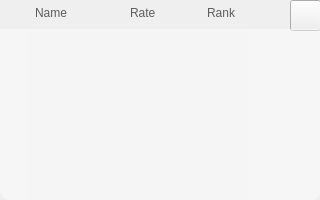
  <widget class="QWidget" name="listWidgetContainer" native="true">
   <property name="geometry">
    <rect>
     <x>146</x>
     <y>190</y>
     <width>320</width>
     <height>200</height>
    </rect>
   </property>
   <property name="minimumSize">
    <size>
     <width>320</width>
     <height>200</height>
    </size>
   </property>
   <property name="maximumSize">
    <size>
     <width>320</width>
     <height>200</height>
    </size>
   </property>
   <property name="styleSheet">
    <string notr="true">#listWidgetContainer {
	border-radius: 10px;
	background-color: rgba(170, 170, 170, 100);
}</string>
   </property>
   <widget class="QListWidget" name="OPListWidget">
    <property name="enabled">
     <bool>true</bool>
    </property>
    <property name="geometry">
     <rect>
      <x>29</x>
      <y>29</y>
      <width>220</width>
      <height>171</height>
     </rect>
    </property>
    <property name="sizePolicy">
     <sizepolicy hsizetype="Expanding" vsizetype="Expanding">
      <horstretch>0</horstretch>
      <verstretch>0</verstretch>
     </sizepolicy>
    </property>
    <property name="font">
     <font>
      <family>Consolas</family>
      <pointsize>12</pointsize>
      <weight>75</weight>
      <bold>true</bold>
     </font>
    </property>
    <property name="styleSheet">
     <string notr="true">background-color: rgba(255, 255, 255, 100);
color: rgb(93, 93, 93);</string>
    </property>
    <property name="frameShape">
     <enum>QFrame::NoFrame</enum>
    </property>
    <property name="tabKeyNavigation">
     <bool>true</bool>
    </property>
   </widget>
   <widget class="QPushButton" name="closeOPButton">
    <property name="enabled">
     <bool>true</bool>
    </property>
    <property name="geometry">
     <rect>
      <x>290</x>
      <y>0</y>
      <width>31</width>
      <height>31</height>
     </rect>
    </property>
    <property name="cursor">
     <cursorShape>PointingHandCursor</cursorShape>
    </property>
    <property name="styleSheet">
     <string notr="true">border-image: url(:/close);</string>
    </property>
    <property name="text">
     <string/>
    </property>
   </widget>
   <widget class="QPushButton" name="OPReloadButton">
    <property name="geometry">
     <rect>
      <x>250</x>
      <y>1</y>
      <width>31</width>
      <height>31</height>
     </rect>
    </property>
    <property name="cursor">
     <cursorShape>PointingHandCursor</cursorShape>
    </property>
    <property name="styleSheet">
     <string notr="true">border-image: url(:/reload);</string>
    </property>
    <property name="text">
     <string/>
    </property>
    <property name="flat">
     <bool>true</bool>
    </property>
   </widget>
   <widget class="QLabel" name="onlineNameLabel">
    <property name="geometry">
     <rect>
      <x>35</x>
      <y>3</y>
      <width>54</width>
      <height>20</height>
     </rect>
    </property>
    <property name="styleSheet">
     <string notr="true">font: 75 14pt &quot;Consolas&quot;;
color: rgb(93, 93, 93);</string>
    </property>
    <property name="text">
     <string>Name</string>
    </property>
   </widget>
   <widget class="QLabel" name="onlineRankLabel">
    <property name="geometry">
     <rect>
      <x>207</x>
      <y>3</y>
      <width>54</width>
      <height>20</height>
     </rect>
    </property>
    <property name="styleSheet">
     <string notr="true">font: 75 14pt &quot;Consolas&quot;;
color: rgb(93, 93, 93);</string>
    </property>
    <property name="text">
     <string>Rank</string>
    </property>
   </widget>
   <widget class="QWidget" name="thumbButtonWidget" native="true">
    <property name="geometry">
     <rect>
      <x>285</x>
      <y>29</y>
      <width>36</width>
      <height>171</height>
     </rect>
    </property>
    <property name="cursor">
     <cursorShape>PointingHandCursor</cursorShape>
    </property>
    <property name="styleSheet">
     <string notr="true">border-bottom-right-radius: 10px;
background-color: rgba(255, 255, 255, 110);</string>
    </property>
   </widget>
   <widget class="QWidget" name="headLabelWidget" native="true">
    <property name="geometry">
     <rect>
      <x>0</x>
      <y>29</y>
      <width>29</width>
      <height>171</height>
     </rect>
    </property>
    <property name="styleSheet">
     <string notr="true">background-color: rgba(255, 255, 255, 110);
border-bottom-left-radius: 10px;</string>
    </property>
   </widget>
   <widget class="QWidget" name="playerPokeButtonWidget" native="true">
    <property name="geometry">
     <rect>
      <x>249</x>
      <y>29</y>
      <width>36</width>
      <height>171</height>
     </rect>
    </property>
    <property name="styleSheet">
     <string notr="true">background-color: rgba(255, 255, 255, 110);</string>
    </property>
   </widget>
   <widget class="QLabel" name="onlineRateLabel">
    <property name="geometry">
     <rect>
      <x>130</x>
      <y>3</y>
      <width>54</width>
      <height>20</height>
     </rect>
    </property>
    <property name="styleSheet">
     <string notr="true">font: 75 14pt &quot;Consolas&quot;;
color: rgb(93, 93, 93);</string>
    </property>
    <property name="text">
     <string>Rate</string>
    </property>
   </widget>
  </widget>
